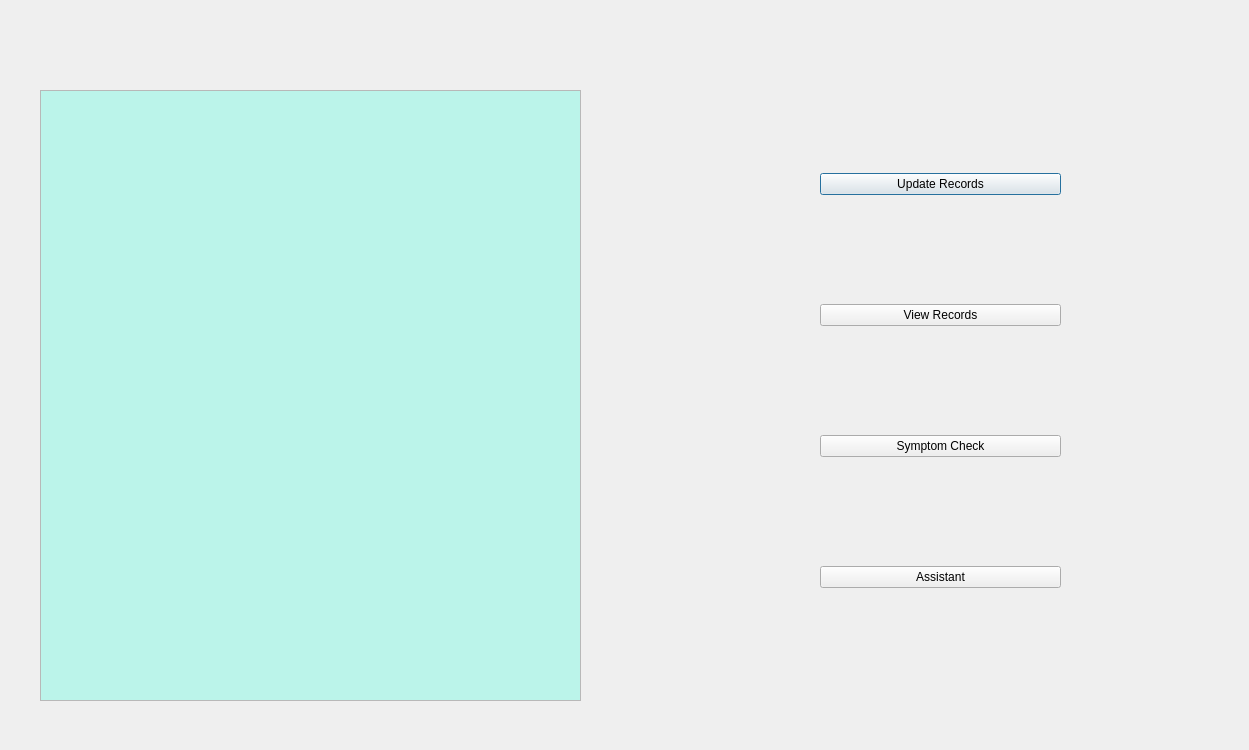
<?xml version="1.0" encoding="UTF-8"?>
<ui version="4.0">
 <class>Dashboard</class>
 <widget class="QDialog" name="Dashboard">
  <property name="geometry">
   <rect>
    <x>0</x>
    <y>0</y>
    <width>1249</width>
    <height>750</height>
   </rect>
  </property>
  <property name="baseSize">
   <size>
    <width>0</width>
    <height>0</height>
   </size>
  </property>
  <property name="windowTitle">
   <string>Dialog</string>
  </property>
  <widget class="QTextBrowser" name="textBrowser">
   <property name="geometry">
    <rect>
     <x>40</x>
     <y>90</y>
     <width>541</width>
     <height>611</height>
    </rect>
   </property>
   <property name="html">
    <string>&lt;!DOCTYPE HTML PUBLIC &quot;-//W3C//DTD HTML 4.0//EN&quot; &quot;http://www.w3.org/TR/REC-html40/strict.dtd&quot;&gt;
&lt;html&gt;&lt;head&gt;&lt;meta name=&quot;qrichtext&quot; content=&quot;1&quot; /&gt;&lt;style type=&quot;text/css&quot;&gt;
p, li { white-space: pre-wrap; }
&lt;/style&gt;&lt;/head&gt;&lt;body style=&quot; font-family:'MS Shell Dlg 2'; font-size:7.8pt; font-weight:400; font-style:normal;&quot; bgcolor=&quot;#bbf4ea&quot;&gt;
&lt;p style=&quot;-qt-paragraph-type:empty; margin-top:0px; margin-bottom:0px; margin-left:0px; margin-right:0px; -qt-block-indent:0; text-indent:0px;&quot;&gt;&lt;br /&gt;&lt;/p&gt;&lt;/body&gt;&lt;/html&gt;</string>
   </property>
  </widget>
  <widget class="QWidget" name="verticalLayoutWidget">
   <property name="geometry">
    <rect>
     <x>820</x>
     <y>70</y>
     <width>241</width>
     <height>621</height>
    </rect>
   </property>
   <layout class="QVBoxLayout" name="verticalLayout">
    <item>
     <widget class="QPushButton" name="update">
      <property name="text">
       <string>Update Records</string>
      </property>
     </widget>
    </item>
    <item>
     <widget class="QPushButton" name="view">
      <property name="text">
       <string>View Records</string>
      </property>
     </widget>
    </item>
    <item>
     <widget class="QPushButton" name="symptom">
      <property name="text">
       <string>Symptom Check</string>
      </property>
     </widget>
    </item>
    <item>
     <widget class="QPushButton" name="assistant">
      <property name="text">
       <string>Assistant</string>
      </property>
     </widget>
    </item>
   </layout>
  </widget>
 </widget>
 <resources/>
 <connections/>
</ui>
